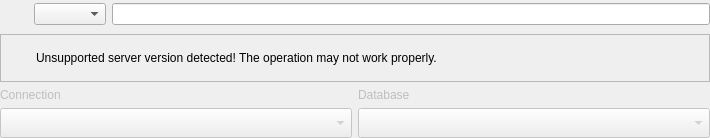
<?xml version="1.0" encoding="UTF-8"?>
<ui version="4.0">
 <class>ModelDbSelectorWidget</class>
 <widget class="QWidget" name="ModelDbSelectorWidget">
  <property name="geometry">
   <rect>
    <x>0</x>
    <y>0</y>
    <width>710</width>
    <height>138</height>
   </rect>
  </property>
  <property name="windowTitle">
   <string>Form</string>
  </property>
  <layout class="QVBoxLayout" name="verticalLayout">
   <property name="spacing">
    <number>5</number>
   </property>
   <property name="leftMargin">
    <number>0</number>
   </property>
   <property name="topMargin">
    <number>0</number>
   </property>
   <property name="rightMargin">
    <number>0</number>
   </property>
   <property name="bottomMargin">
    <number>0</number>
   </property>
   <item>
    <widget class="QWidget" name="model_ctrl_wgt" native="true">
     <layout class="QHBoxLayout" name="horizontalLayout_7">
      <property name="leftMargin">
       <number>0</number>
      </property>
      <property name="topMargin">
       <number>0</number>
      </property>
      <property name="rightMargin">
       <number>0</number>
      </property>
      <property name="bottomMargin">
       <number>0</number>
      </property>
      <item>
       <widget class="QLabel" name="model_lbl">
        <property name="minimumSize">
         <size>
          <width>28</width>
          <height>28</height>
         </size>
        </property>
        <property name="maximumSize">
         <size>
          <width>28</width>
          <height>28</height>
         </size>
        </property>
        <property name="text">
         <string/>
        </property>
        <property name="pixmap">
         <pixmap resource="../../res/resources.qrc">:/icons/icons/dbmodel.png</pixmap>
        </property>
        <property name="scaledContents">
         <bool>true</bool>
        </property>
       </widget>
      </item>
      <item>
       <widget class="QComboBox" name="model_cmb">
        <property name="sizeAdjustPolicy">
         <enum>QComboBox::SizeAdjustPolicy::AdjustToContents</enum>
        </property>
       </widget>
      </item>
      <item>
       <widget class="QLineEdit" name="model_file_edt">
        <property name="text">
         <string/>
        </property>
        <property name="readOnly">
         <bool>true</bool>
        </property>
       </widget>
      </item>
     </layout>
    </widget>
   </item>
   <item>
    <widget class="QWidget" name="db_ctrl_wgt" native="true">
     <layout class="QGridLayout" name="gridLayout">
      <property name="leftMargin">
       <number>0</number>
      </property>
      <property name="topMargin">
       <number>0</number>
      </property>
      <property name="rightMargin">
       <number>0</number>
      </property>
      <property name="bottomMargin">
       <number>0</number>
      </property>
      <item row="0" column="0" colspan="2">
       <widget class="QFrame" name="alert_frm">
        <property name="sizePolicy">
         <sizepolicy hsizetype="Preferred" vsizetype="Fixed">
          <horstretch>0</horstretch>
          <verstretch>0</verstretch>
         </sizepolicy>
        </property>
        <property name="minimumSize">
         <size>
          <width>0</width>
          <height>48</height>
         </size>
        </property>
        <property name="frameShape">
         <enum>QFrame::Shape::StyledPanel</enum>
        </property>
        <property name="frameShadow">
         <enum>QFrame::Shadow::Raised</enum>
        </property>
        <layout class="QGridLayout" name="gridLayout_19">
         <property name="leftMargin">
          <number>5</number>
         </property>
         <property name="topMargin">
          <number>5</number>
         </property>
         <property name="rightMargin">
          <number>5</number>
         </property>
         <property name="bottomMargin">
          <number>5</number>
         </property>
         <property name="spacing">
          <number>5</number>
         </property>
         <item row="0" column="0">
          <widget class="QLabel" name="icon_lbl">
           <property name="minimumSize">
            <size>
             <width>25</width>
             <height>25</height>
            </size>
           </property>
           <property name="maximumSize">
            <size>
             <width>25</width>
             <height>25</height>
            </size>
           </property>
           <property name="text">
            <string/>
           </property>
           <property name="textFormat">
            <enum>Qt::TextFormat::AutoText</enum>
           </property>
           <property name="pixmap">
            <pixmap resource="../../res/resources.qrc">:/icons/icons/alert.png</pixmap>
           </property>
           <property name="scaledContents">
            <bool>true</bool>
           </property>
          </widget>
         </item>
         <item row="0" column="1">
          <widget class="QLabel" name="inv_version_warn_lbl">
           <property name="font">
            <font>
             <bold>false</bold>
             <underline>false</underline>
             <strikeout>false</strikeout>
             <kerning>true</kerning>
            </font>
           </property>
           <property name="text">
            <string>Unsupported server version detected! The operation may not work properly.</string>
           </property>
           <property name="wordWrap">
            <bool>true</bool>
           </property>
          </widget>
         </item>
        </layout>
       </widget>
      </item>
      <item row="1" column="0">
       <layout class="QVBoxLayout" name="verticalLayout_2">
        <property name="topMargin">
         <number>0</number>
        </property>
        <item>
         <widget class="QLabel" name="connection_lbl">
          <property name="enabled">
           <bool>false</bool>
          </property>
          <property name="sizePolicy">
           <sizepolicy hsizetype="Preferred" vsizetype="Fixed">
            <horstretch>0</horstretch>
            <verstretch>0</verstretch>
           </sizepolicy>
          </property>
          <property name="text">
           <string>Connection</string>
          </property>
         </widget>
        </item>
        <item>
         <widget class="QComboBox" name="connections_cmb">
          <property name="enabled">
           <bool>false</bool>
          </property>
          <property name="sizePolicy">
           <sizepolicy hsizetype="Expanding" vsizetype="Fixed">
            <horstretch>0</horstretch>
            <verstretch>0</verstretch>
           </sizepolicy>
          </property>
          <property name="sizeAdjustPolicy">
           <enum>QComboBox::SizeAdjustPolicy::AdjustToMinimumContentsLengthWithIcon</enum>
          </property>
          <property name="iconSize">
           <size>
            <width>22</width>
            <height>22</height>
           </size>
          </property>
         </widget>
        </item>
       </layout>
      </item>
      <item row="1" column="1">
       <layout class="QVBoxLayout" name="verticalLayout_3">
        <item>
         <widget class="QLabel" name="database_lbl">
          <property name="enabled">
           <bool>false</bool>
          </property>
          <property name="sizePolicy">
           <sizepolicy hsizetype="Minimum" vsizetype="Fixed">
            <horstretch>0</horstretch>
            <verstretch>0</verstretch>
           </sizepolicy>
          </property>
          <property name="text">
           <string>Database</string>
          </property>
          <property name="indent">
           <number>-1</number>
          </property>
         </widget>
        </item>
        <item>
         <widget class="QComboBox" name="database_cmb">
          <property name="enabled">
           <bool>false</bool>
          </property>
          <property name="sizePolicy">
           <sizepolicy hsizetype="Expanding" vsizetype="Fixed">
            <horstretch>0</horstretch>
            <verstretch>0</verstretch>
           </sizepolicy>
          </property>
          <property name="sizeAdjustPolicy">
           <enum>QComboBox::SizeAdjustPolicy::AdjustToMinimumContentsLengthWithIcon</enum>
          </property>
          <property name="iconSize">
           <size>
            <width>22</width>
            <height>22</height>
           </size>
          </property>
         </widget>
        </item>
       </layout>
      </item>
     </layout>
    </widget>
   </item>
  </layout>
 </widget>
 <resources>
  <include location="../../res/resources.qrc"/>
 </resources>
 <connections/>
</ui>
